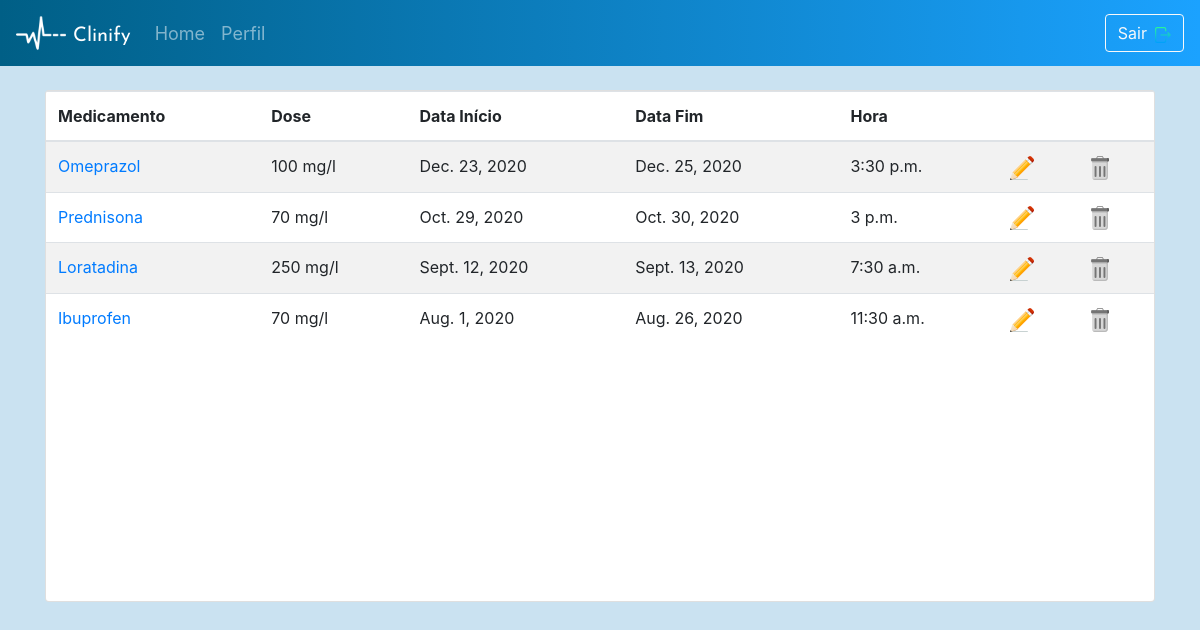
The app's page /Templates/medication/list/ (signed in), older data.
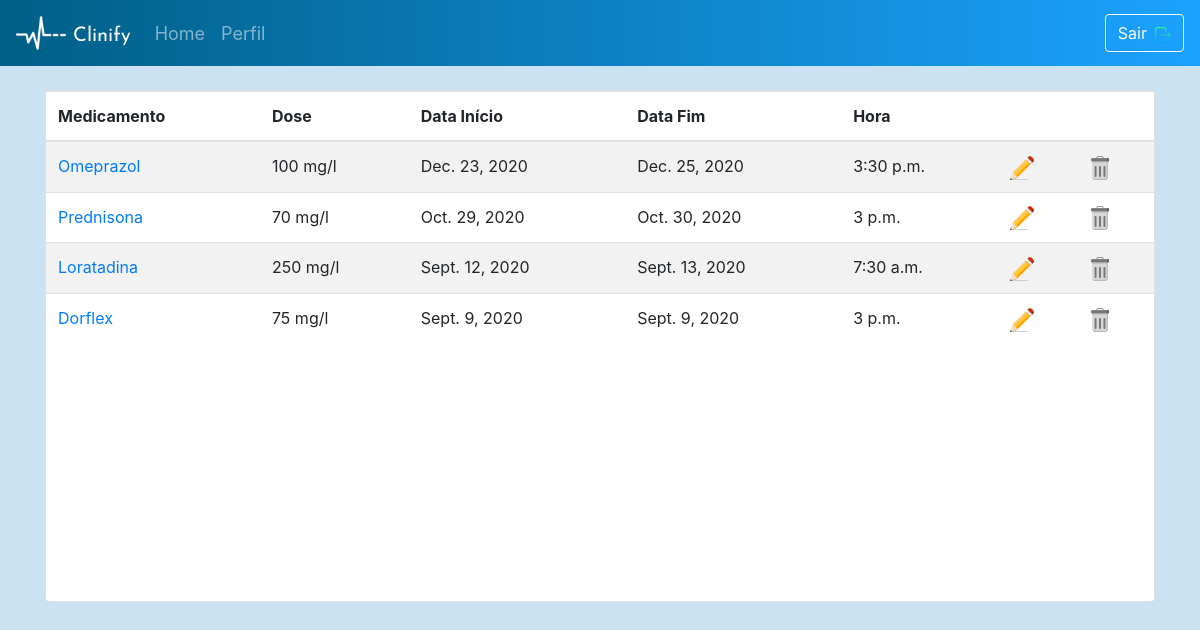
The same page, newer data.
### server_app/models.py (models this page shows, shortened)
class UserMedication(models.Model):
    user                 = models.ForeignKey(User, on_delete=models.CASCADE)
    medication_name_med  = models.CharField(max_length=200)
    dosis_name_med       = models.CharField(max_length=30)
    init_date_med        = models.DateField()
    end_date_med         = models.DateField()
    time_med             = models.TimeField()
    slug                 = models.SlugField(default='slug')
    objects = models.Manager()

### server_app/views.py (the view)
@method_decorator(login_required(login_url="intro"), name='dispatch')
class MedicationListView(ListView): ### RETRIEVE
    template_name="medication_list.html"
    model = UserMedication
    context_object_name = 'med'
    def get_context_data(self, **kwargs):
        context = super(MedicationListView, self).get_context_data(**kwargs)
        return context
    def get_queryset(self):
        queryset = super(MedicationListView, self).get_queryset()
        queryset = queryset.filter(user=self.request.user)
        return queryset

### Templates/medication_list.html (shortened to what this page needs)
<!DOCTYPE html>
{% extends 'base.html' %}
    {% block content %}
        {% load static %}
    </head>
    <body class="medication-screen">
        <nav class="navbar navbar-expand-md navbar-dark">
            <img class="nav-icon" src="{% static 'images\heartbeat-logo-144.png' %}">
            <a class="navbar-brand" href="https://fonts.googleapis.com/css?family=Josefin+Sans:600&display=swap" rel="stylesheet">Clinify</a>
            <div class="collapse navbar-collapse" id="navbarSupportedContent">
                <ul class="navbar-nav mr-auto">
                    <a class="nav-link" href="{% url 'home' %}">Home</a>
                    <a class="nav-link" href="{% url 'temp:profile' %}">Perfil</a>
                </ul>
                <form class="form-inline" method="POST">
                    <a href="#" data-toggle="modal" data-target="#myModal"><button class="btn btn-outline-light btn-auto">Sair<img class="pl-2" src="{% static 'images/logout.png' %}"></button></a>
                </form>
            </div>
        </nav>
        <section class="container mt-3">
            <div class="card card-med mt-4 mb-3" id="card-opacity">
                <div class="overflow-auto">
                    <table class="table table-striped overflow-auto">
                        <thead>
                            <tr>
                                <th>Medicamento</th>
                                <th>Dose</th>
                                <th>Data Início</th>
                                <th>Data Fim</th>
                                <th>Hora</th>
                                <th> </th>
                                <th> </th>
                            </tr>
                        </thead>
                        <tbody>
                            {% for usermed in med %}
                            <tr>
                                <td><a href="{% url 'temp:medication_detail' pk=usermed.pk slug=usermed.slug %}">{{ usermed.medication_name_med }}</a></td>
                                <td>{{ usermed.dosis_name_med }}</td>
                                <td>{{ usermed.init_date_med }}</td>
                                <td>{{ usermed.end_date_med }}</td>
                                <td>{{ usermed.time_med }}</td>
                                <td><a href="{% url 'temp:medication' pk=usermed.pk slug=usermed.slug %}"><img src="{% static 'images/edit.png' %}"></a></td>
                                <td><a href="{% url 'temp:medication_delete' pk=usermed.pk slug=usermed.slug %}"><img src="{% static 'images/trash.png' %}"></a></td>
                            </tr>
                            {% endfor %}
                        </tbody>
                    </table>
                </div>
            </div>
        </section>
        {% endblock %}

### Templates/base.html (shortened to what this page needs)
<!DOCTYPE html>
<html lang="eng">
    {% load pwa %}
    {% load static %}
    <head>
        <link rel="stylesheet" href="https://stackpath.bootstrapcdn.com/bootstrap/4.3.1/css/bootstrap.min.css"
>
        <link rel="stylesheet" type="text/css" href="{% static 'css/screens.css' %}">
        <link rel="stylesheet" href="https://maxcdn.bootstrapcdn.com/bootstrap/4.0.0/css/bootstrap.min.css">
        <link rel="stylesheet" href="https://maxcdn.bootstrapcdn.com/bootstrap/4.0.0/css/bootstrap.min.css">
        <link href="https://unpkg.com/gijgo@1.9.13/css/gijgo.min.css" rel="stylesheet" type="text/css" />
        {% block content %}
        {% endblock %}

### static/css/screens.css (style rules this page uses)
.intro-screen, .signup-screen, .forgpassword-screen, .navbar { background: linear-gradient(90deg, rgba(0,95,134,100) 0%, rgba(27,162,255,100)100%); }
.navbar-brand { padding-left: 7px; margin-top: 6px; font-size: x-large; color: white; font-family: 'Josefin Sans', sans-serif; }
.nav-icon { height: 50px; width: 50px; }
.msg-text, .profile-screen, .edit-profile, .medication-screen, .diet-screen, .appointment-screen, .exercise-screen, .home-screen, .stresslevel-screen { background-color: rgb(202, 226, 241); }
.nav-link { color: white; font-size: 18px; }
.card-med, .card-vaccine, .card-trip { height: 32rem; }
.table { text-align: left; }

Row changes from the older to the newer data that the page shows:
removed UserMedication: medication_name_med "Ibuprofen", dosis_name_med "70 mg/l", init_date_med "Aug. 1, 2020", end_date_med "Aug. 26, 2020", time_med "11:30 a.m."
added UserMedication: medication_name_med "Dorflex", dosis_name_med "75 mg/l", init_date_med "Sept. 9, 2020", end_date_med "Sept. 9, 2020", time_med "3 p.m."
